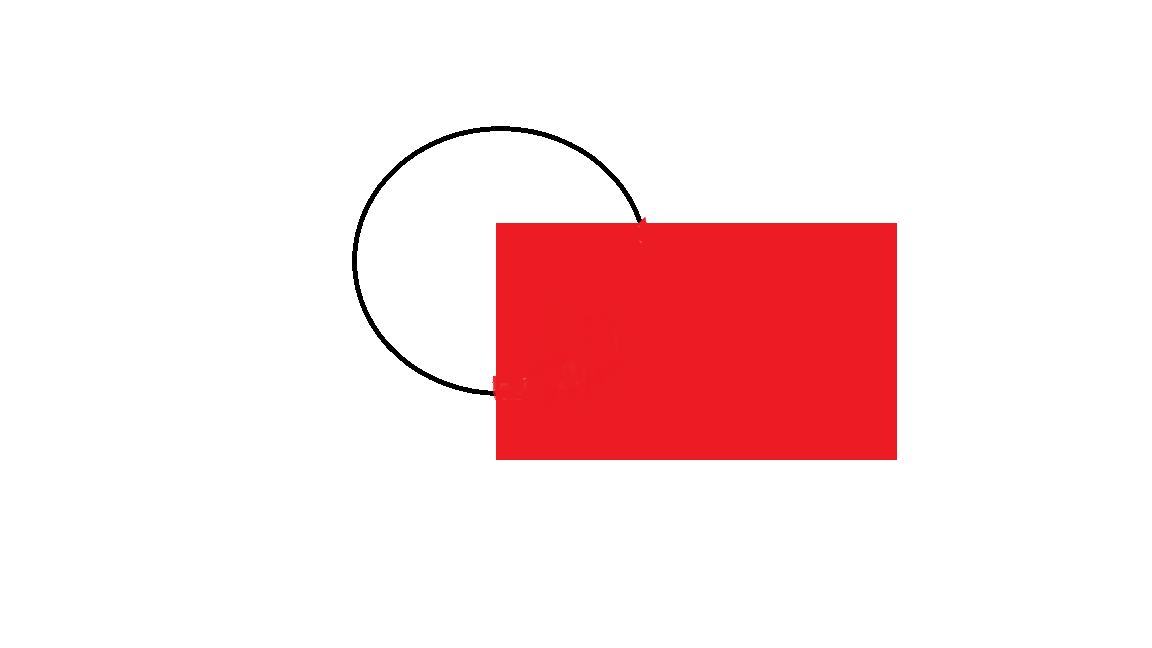
#> input picture 3. Completing Incomplete Curves/test.png, 1152 x 648 px; its folder holds only this picture in this run
$ python -i polygon.py   (imports and definitions only)
#> lines starting #> are read from the running program, lines starting #| are printed output that depends on the picture; after the words box and inside, x2 and y2 are one past the last pixel; in counts of white or black regions, pixels touching at a corner belong together; long printed decimals are rounded
#> in detect_phase1, image is the input picture: shape (648, 1152, 3); mean B, G, R 226.1, 225, 251.7
import cv2
import numpy as np
import matplotlib.pyplot as plt

def is_angle_close(angle, target_angle, tolerance=10):
    return abs(angle - target_angle) < tolerance

# [7 lines left out: function draw_rectangle, not called in this run]

def is_valid_rectangle(corners, tolerance=10):
    angles = []
    if len(corners) < 4:
        return
    for i in range(4):
        pt1 = corners[i]
        pt2 = corners[(i + 1) % 4]
        pt3 = corners[(i + 2) % 4]
        vec1 = pt2 - pt1
        vec2 = pt3 - pt2
        angle = np.arctan2(vec2[1], vec2[0]) - np.arctan2(vec1[1], vec1[0])
        angle = np.degrees(angle)
        angle = abs(angle) % 180
        angles.append(angle)
    close_to_90_count = sum(is_angle_close(angle, 90, tolerance) for angle in angles)
    return close_to_90_count >= 2

def is_valid_triangle(corners, tolerance=10):
    if len(corners) < 3:
        return False
    angles = []
    for i in range( 3):
        pt1 = corners[i]
        pt2 = corners[(i + 1) % 3]
        pt3 = corners[(i + 2) % 3]
        vec1 = pt2 - pt1
        vec2 = pt3 - pt2
        angle = np.arctan2(vec2[1], vec2[0]) - np.arctan2(vec1[1], vec1[0])
        angle = np.degrees(angle)
        angle = abs(angle) % 180
        angles.append(angle)
        print(angles,"triangle")
    close_to_90_count = sum(is_angle_close(angle, 90, 20) for angle in angles)
    close_to_60_count = sum(is_angle_close(angle, 60, 30) for angle in angles)
    return close_to_60_count >= 2 and close_to_90_count == 0

def perpendicular_distance(point, line_start, line_end):
    line_start = np.array(line_start)
    line_end = np.array(line_end)
    point = np.array(point)
    line_vec = line_end - line_start
    point_vec = point - line_start
    line_len = np.linalg.norm(line_vec)
    if line_len == 0:
        return np.linalg.norm(point - line_start)
    line_vec_normalized = line_vec / line_len
    projection = np.dot(point_vec, line_vec_normalized)
    if projection < 0:
        nearest_point = line_start
    elif projection > line_len:
        nearest_point = line_end
    else:
        nearest_point = line_start + projection * line_vec_normalized
    return np.linalg.norm(point - nearest_point)

# [11 lines left out: function find_closest_point_on_contour, not called in this run]

def find_all_distances_to_contour(shape_points, contour):
    distances = []
    contour = [tuple(pt[0]) for pt in contour]
    num_contour_points = len(contour)
    for pt in shape_points:
        pt = tuple(pt)
        min_distance = float('inf')
        for i in range(num_contour_points):
            line_start = contour[i]
            line_end = contour[(i + 1) % num_contour_points]
            distance = perpendicular_distance(pt, line_start, line_end)
            if distance < min_distance:
                min_distance = distance
        distances.append(min_distance)
    return distances

# [15 lines left out: function count_continuous_points_within_threshold, not called in this run]

def generate_rectangle_points(rectangle, num_points=300):
    if not isinstance(rectangle, tuple) or len(rectangle) != 3:
        raise ValueError("Rectangle is not in the expected format.")
    (cx, cy), (w, h), angle = rectangle
    corners = [
        (cx - w / 2, cy - h / 2),
        (cx + w / 2, cy - h / 2),
        (cx + w / 2, cy + h / 2),
        (cx - w / 2, cy + h / 2)
    ]
    side_lengths = [
        np.linalg.norm(np.array(corners[0]) - np.array(corners[1])),
        np.linalg.norm(np.array(corners[1]) - np.array(corners[2])),
        np.linalg.norm(np.array(corners[2]) - np.array(corners[3])),
        np.linalg.norm(np.array(corners[3]) - np.array(corners[0]))
    ]
    perimeter = sum(side_lengths)
    points_per_side = num_points // 4
    remainder_points = num_points % 4
    if len(corners) < 4:
        return
    points = []
    for i in range(4):
        start_point = np.array(corners[i])
        end_point = np.array(corners[(i + 1) % 4])
        side_length = side_lengths[i]
        for j in range(points_per_side + (1 if i < remainder_points else 0)):
            alpha = j / (points_per_side + 1)
            point = start_point * (1 - alpha) + end_point * alpha
            points.append(point)
    return np.array(points)

def calculate_global_distance_threshold(contours, percentage=1):
    all_distances = []
    for contour in contours:
        if len(contour) >= 4:
            epsilon = 0.02 * cv2.arcLength(contour, True)
            approx = cv2.approxPolyDP(contour, epsilon, True)
            if len(approx) <= 10:
                rect = cv2.minAreaRect(approx)
                shape_points = generate_rectangle_points(rect)
                distances = find_all_distances_to_contour(shape_points, approx)
                all_distances.extend(distances)
    if all_distances:
        all_distances.sort()
        num_distances = len(all_distances)
        min_percentage_count = int(num_distances * percentage)
        min_distances = all_distances[:min_percentage_count]
        mean_distance = np.mean(min_distances)
        return mean_distance - 0.1 * mean_distance, mean_distance + 0.1 * mean_distance
    return 0, 0

def calculate_centroid(points):
    return np.mean(points, axis=0)

def calculate_angle(vector):
    return np.arctan2(vector[1], vector[0])

# [51 lines left out: functions create_equilateral_triangle, calculate_angle_between_vectors, generate_triangle_points, align_triangle, calculate_orientation, not called in this run]

def detect_triangles_rectangles_squares(image, min_continuous_points_rect=0, min_continuous_points_tri=0, triangle_area_percentage=0.02):
#> called with min_continuous_points_rect = 160, min_continuous_points_tri = 50, triangle_area_percentage = 0.02
    firstRect = None
    gray = cv2.cvtColor(image, cv2.COLOR_BGR2GRAY)
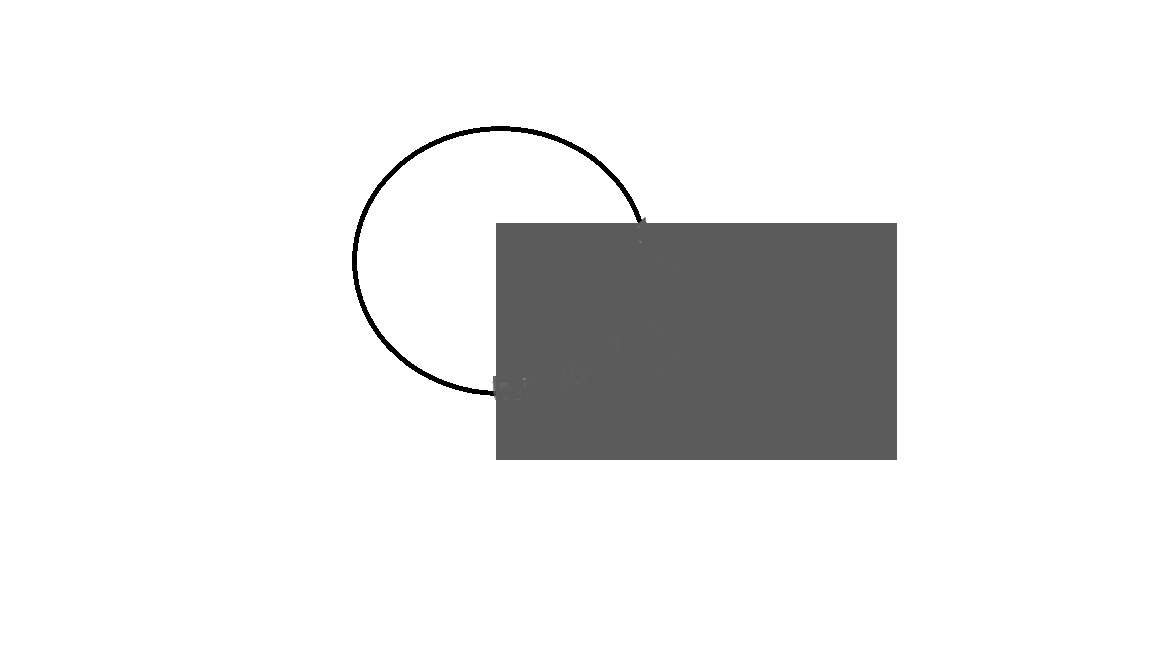
#> gray: shape (648, 1152); min 0, max 255, mean 233.1
    blurred = cv2.GaussianBlur(gray, (5, 5), 0)
    edges = cv2.Canny(blurred, 50, 150)
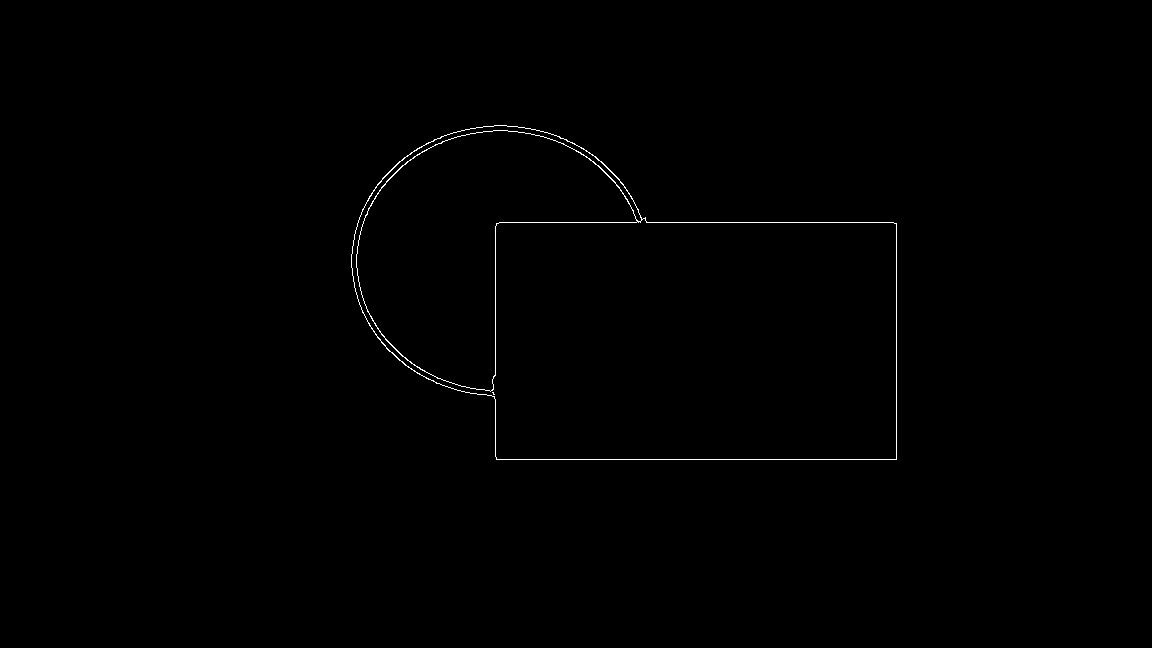
#> edges: shape (648, 1152); 0.35% white in thin lines or dots, all inside (x1, y1, x2, y2) = (351, 125, 897, 460)
    contours, _ = cv2.findContours(edges, cv2.RETR_TREE, cv2.CHAIN_APPROX_SIMPLE)
#> contours = 4 contours, 1 with area under 20; largest, box (x1, y1, x2, y2) and area: (351, 125, 897, 460) 135795, (351, 125, 897, 460) 98003, (356, 130, 638, 392) 37528
    detected_contours = image.copy()
    min_threshold, max_threshold = calculate_global_distance_threshold(contours)
#> the loop in calculate_global_distance_threshold, `for contour in contours:` made 4 passes
#> (epsilon, cx in generate_rectangle_points, cy in generate_rectangle_points, w in generate_rectangle_points, h in generate_rectangle_points, angle in generate_rectangle_points, corners in generate_rectangle_points, side_lengths in generate_rectangle_points) on pass 1: (32.29, 629, 292, 334, 534, -90, [(462, 25), (796, 25), (796, 559), (462, 559)], [334, 534, 334, 534])
    image_area = image.shape[0] * image.shape[1]
    triangle_area_threshold = image_area * triangle_area_percentage
    valid_rectangles = []
    valid_triangles = []
    firstRect = []
    rectangle_count = 0
    for contour in contours:
        epsilon = 0.02 * cv2.arcLength(contour, True)
        approx = cv2.approxPolyDP(contour, epsilon, True)
        if len(approx) <= 6 and is_valid_triangle(np.array([pt[0] for pt in approx])):
            area = cv2.contourArea(approx)
            if area > triangle_area_threshold:
                continuous_points_count = count_continuous_points_within_threshold(np.array([pt[0] for pt in approx]), approx, min_threshold)
                centroid = calculate_centroid(np.array([pt[0] for pt in approx]))
                aligned_triangle = align_triangle(np.array([pt[0] for pt in approx]), centroid)
                triangle_points = generate_triangle_points(aligned_triangle, num_points=100)
                continuous_points_count = count_continuous_points_within_threshold(triangle_points, approx, min_threshold)
                print(continuous_points_count,"trianlge")
                if continuous_points_count >= min_continuous_points_tri:
                    valid_triangles.append(aligned_triangle)
        elif len(approx) <= 10 and is_valid_rectangle(np.array([pt[0] for pt in approx])):
            rectangle_count += 1
            rect = cv2.minAreaRect(approx)
            rect_points = generate_rectangle_points(rect)
            continuous_points_count = count_continuous_points_within_threshold(rect_points, approx, min_threshold)
            if rectangle_count == 1:
                firstRect.append(rect)
            if continuous_points_count >= min_continuous_points_rect:
                valid_rectangles.append(rect)
#> this loop made 4 passes
#| [45.0] triangle
#| [45.0, 26.565] triangle
#| [45.0, 26.565, 161.565] triangle
    for triangle in valid_triangles:
        cv2.polylines(detected_contours, [triangle], True, (0, 255, 0), 2)
#> this loop made 0 passes
    if len(valid_rectangles) == 0 and len(firstRect) != 0:
        for rect in firstRect:
            box = cv2.boxPoints(rect)
            box = np.int0(box)
            cv2.drawContours(detected_contours, [box], 0, (255, 0, 0), 2)
            return detected_contours
    for rect in valid_rectangles:
        box = cv2.boxPoints(rect)
        box = np.int0(box)
        cv2.drawContours(detected_contours, [box], 0, (255, 0, 0), 2)
    return detected_contours

def detect_phase1(image_path):
    image = cv2.imread(image_path)
    min_continuous_points_rect = 160
    min_continuous_points_tri = 50
    detected_image = detect_triangles_rectangles_squares(image, min_continuous_points_rect, min_continuous_points_tri)
    detected_image_rgb = cv2.cvtColor(detected_image, cv2.COLOR_BGR2RGB)
    return detected_image_rgb

>>> result = detect_phase1('test.png')

$ run again, on 3. Completing Incomplete Curves/oc2.png
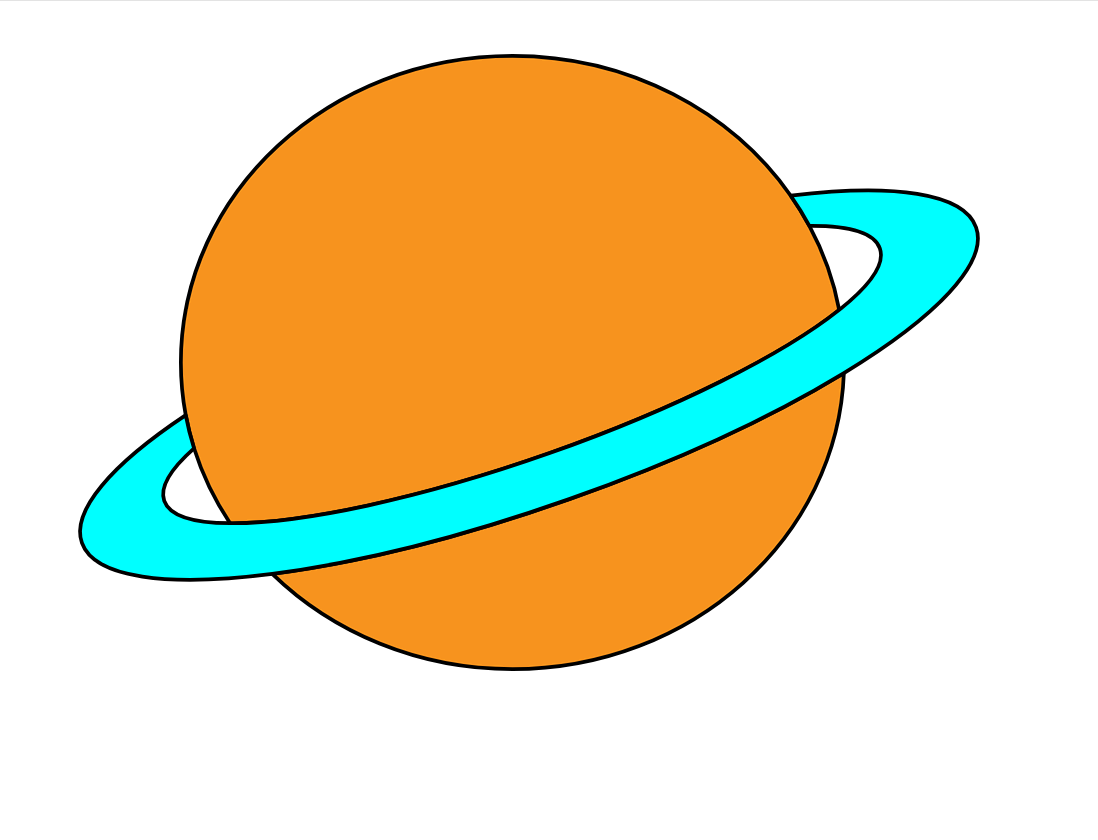
#> input picture 3. Completing Incomplete Curves/oc2.png, 1098 x 840 px
#> in detect_phase1, image is the input picture: shape (840, 1098, 3); mean B, G, R 182, 217.7, 231.9
#> in detect_triangles_rectangles_squares, `gray = cv2.cvtColor(image, cv2.COLOR_BGR2GRAY)`:
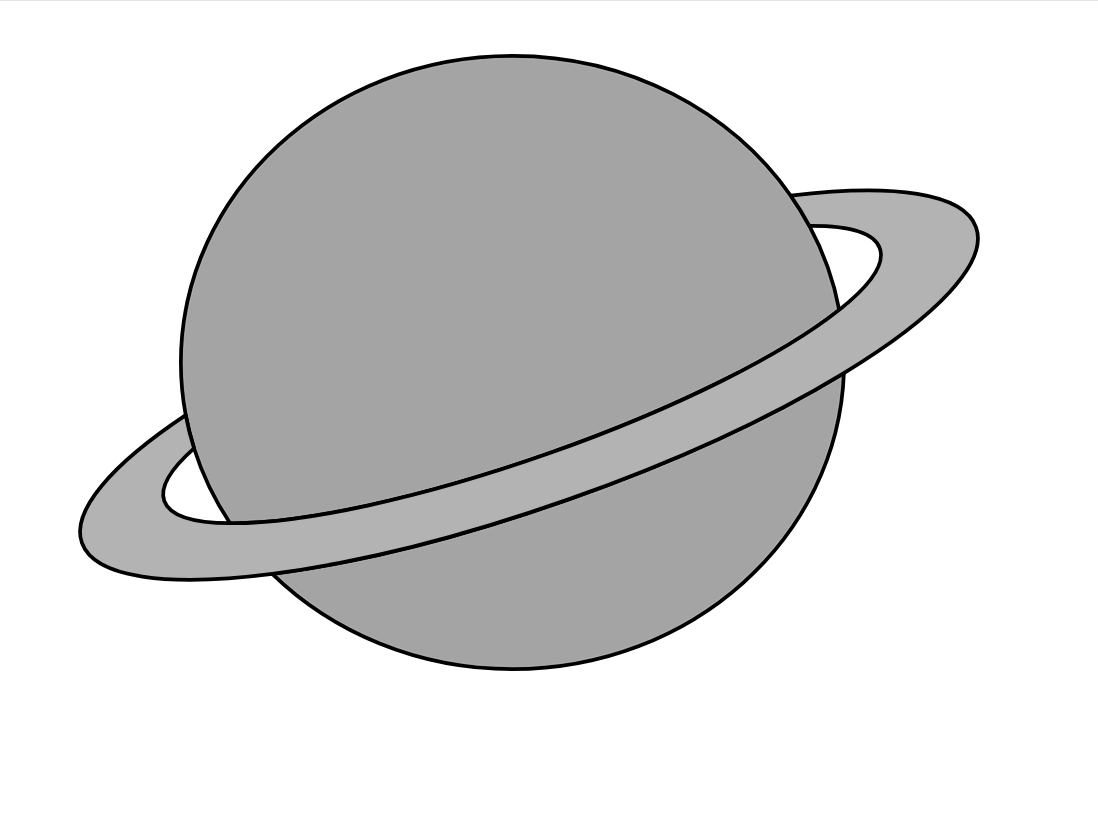
#> gray: shape (840, 1098); min 0, max 255, mean 218
#> in detect_triangles_rectangles_squares, `edges = cv2.Canny(blurred, 50, 150)`:
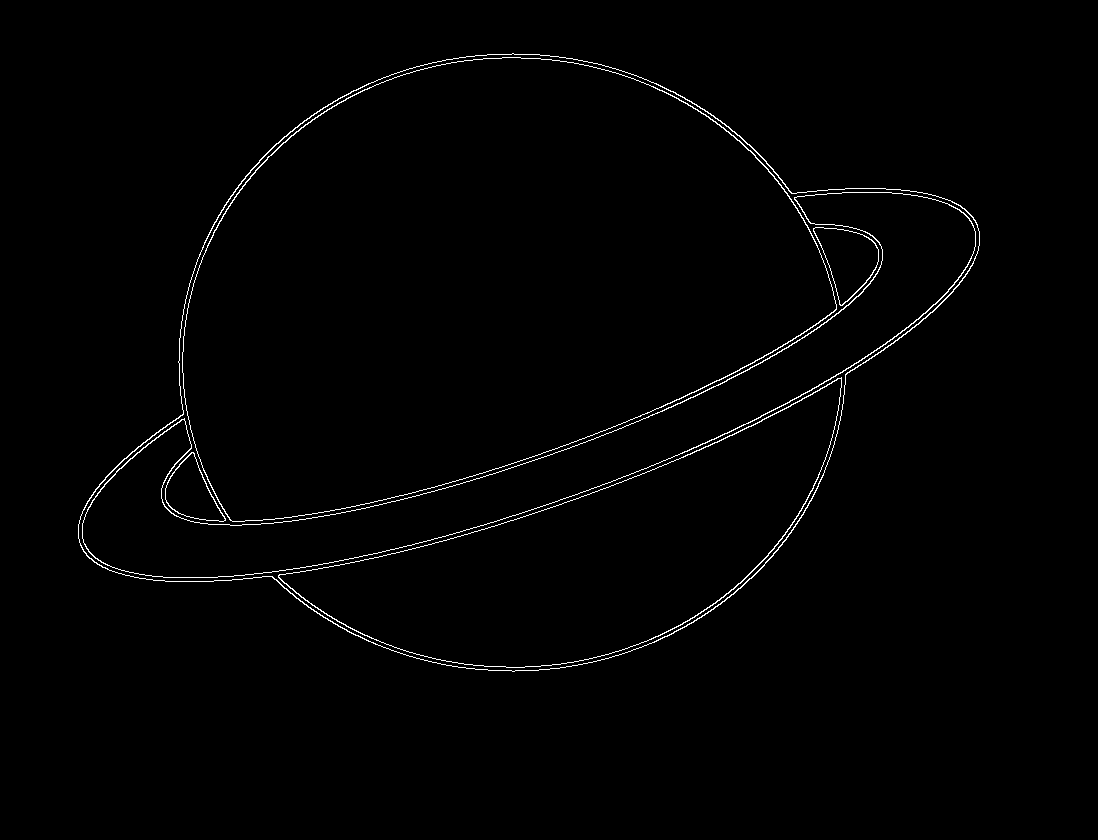
#> edges: shape (840, 1098); 1% white in thin lines or dots, all inside (x1, y1, x2, y2) = (78, 53, 980, 672)
#> contours = 12 contours; largest, box (x1, y1, x2, y2) and area: (78, 53, 980, 672) 361596, (78, 53, 980, 672) 360924, (182, 57, 837, 522) 212536, (182, 57, 837, 522) 212146, (278, 377, 842, 668) 68848
#> the loop in calculate_global_distance_threshold, `for contour in contours:` made 12 passes
#> (epsilon, cx in generate_rectangle_points, cy in generate_rectangle_points, w in generate_rectangle_points, h in generate_rectangle_points, angle in generate_rectangle_points, side_lengths in generate_rectangle_points, perimeter in generate_rectangle_points) on pass 1: (50.94, 528.6, 384.2, 646.1, 700.8, -67.05, [646.1, 700.8, 646.1, 700.8], 2693.8)
#> the loop in detect_triangles_rectangles_squares, `for contour in contours:` made 12 passes
#> (printed output is left out)
